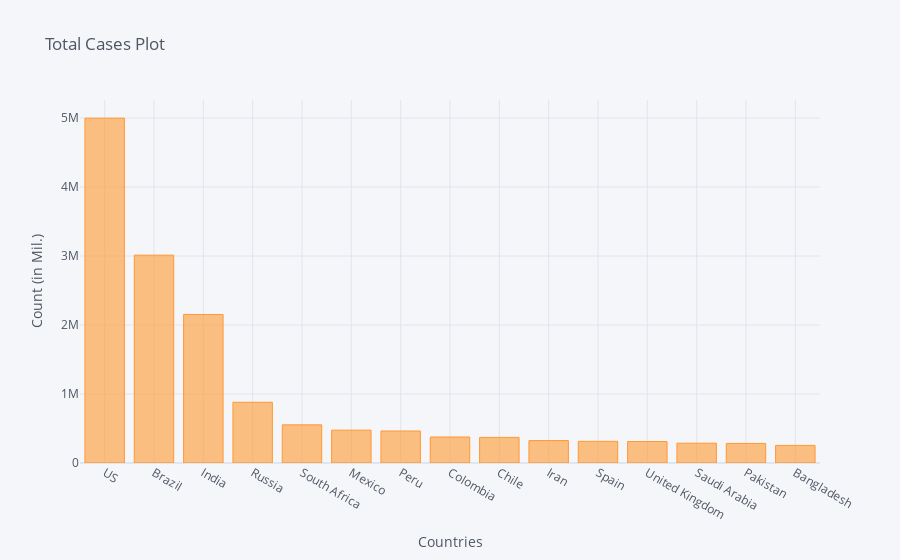

Source (notebook cell):
### Code cell
corona_dframe_agg_plot.iplot(kind='bar', x='Country/Region', y='8/8/20',
                             title='Total Cases Plot',xTitle='Countries',yTitle='Count (in Mil.)')

### Figure 1 — Plotly figure (JSON) as saved in the notebook; plotly's stock layout.template omitted (floating-point values rounded to 4 significant figures)
{"data": [{"marker": {"color": "rgba(255, 153, 51, 0.6)", "line": {"color": "rgba(255, 153, 51, 1.0)", "width": 1}}, "name": "8/8/20", "orientation": "v", "text": "", "type": "bar", "x": ["US", "Brazil", "India", "Russia", "South Africa", "Mexico", "Peru", "Colombia", "Chile", "Iran", "Spain", "United Kingdom", "Saudi Arabia", "Pakistan", "Bangladesh"], "y": [4997929, 3012412, 2153010, 880563, 553188, 475902, 463875, 376870, 371023, 324692, 314362, 311461, 287262, 283487, 255113]}], "layout": {"legend": {"bgcolor": "#F5F6F9", "font": {"color": "#4D5663"}}, "paper_bgcolor": "#F5F6F9", "plot_bgcolor": "#F5F6F9", "title": {"font": {"color": "#4D5663"}, "text": "Total Cases Plot"}, "xaxis": {"gridcolor": "#E1E5ED", "showgrid": true, "tickfont": {"color": "#4D5663"}, "title": {"font": {"color": "#4D5663"}, "text": "Countries"}, "zerolinecolor": "#E1E5ED"}, "yaxis": {"gridcolor": "#E1E5ED", "showgrid": true, "tickfont": {"color": "#4D5663"}, "title": {"font": {"color": "#4D5663"}, "text": "Count (in Mil.)"}, "zerolinecolor": "#E1E5ED"}}}
